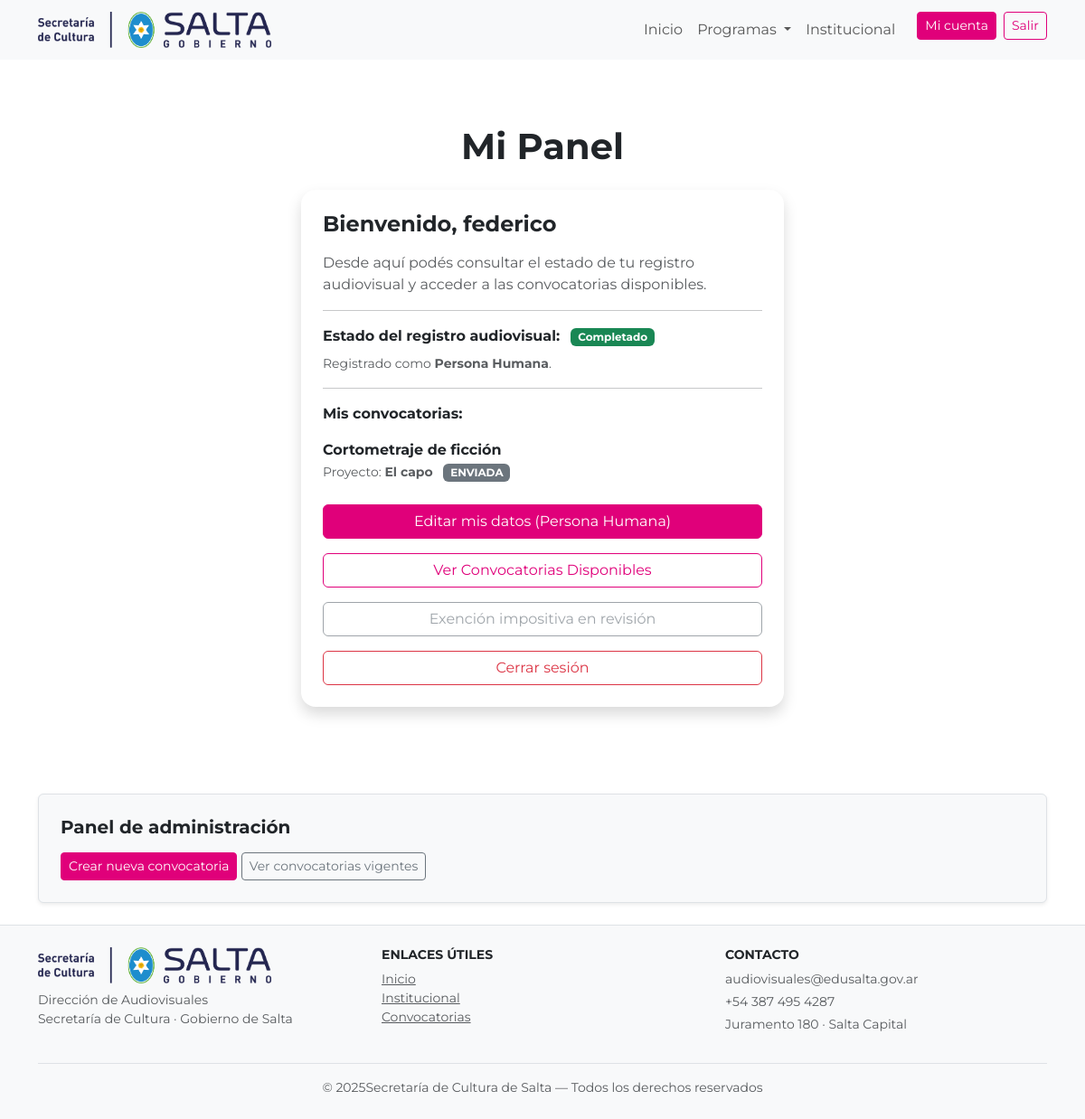
The app's page /usuarios/panel/ (signed in), older data.
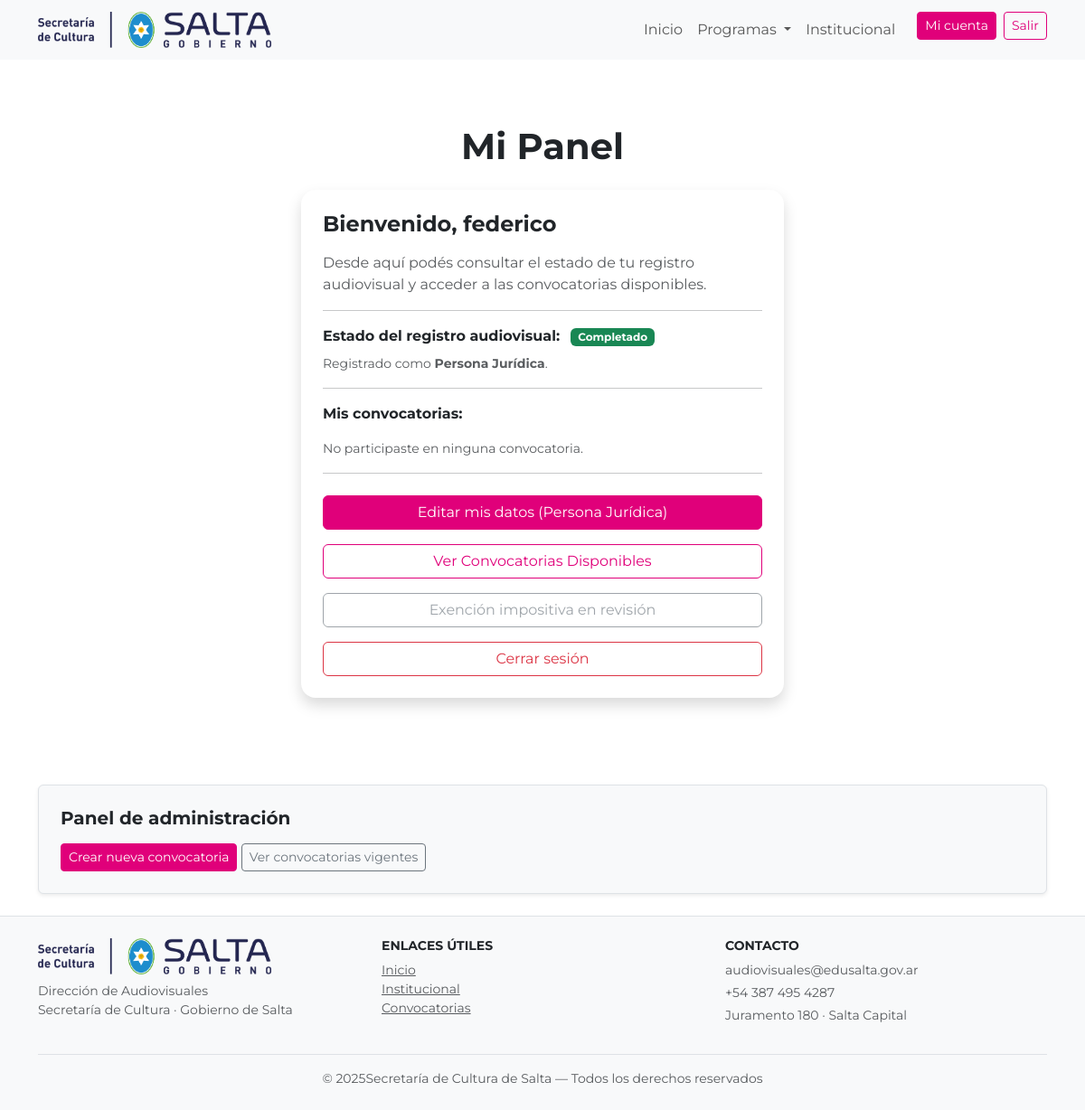
The same page, newer data.
### convocatorias/models.py (models this page shows, shortened)
class Postulacion(models.Model):
    user = models.ForeignKey(User, on_delete=models.CASCADE)
    convocatoria = models.ForeignKey(Convocatoria, on_delete=models.CASCADE)
    nombre_proyecto = models.CharField(max_length=255)
    TIPO_PROYECTO = [
        ("cine_corto", "Cortometraje"),
        ("cine_largo", "Largometraje"),
        ("serie", "Serie"),
        ("serie_web", "Serie Web"),
        ("animacion", "Animación"),
        ("videoclip", "Videoclip"),
        ("videojuego", "Videojuego"),
        ("transmedia", "Transmedia"),
        ("otro", "Otro"),
    ]
    tipo_proyecto = models.CharField(max_length=50, choices=TIPO_PROYECTO)
    GENERO = [
        ("ficcion", "Ficción"),
        ("documental", "Documental"),
        ("noficcion", "No ficción"),
        ("educativo", "Educativo"),
        ("otro", "Otro"),
    ]
    genero = models.CharField(max_length=50, choices=GENERO)
    declaracion_jurada = models.BooleanField(default=False)
    fecha_envio = models.DateTimeField(auto_now_add=True)
    ESTADOS = [
        ("enviado", "Enviado"),
        ("revision_admin", "En revisión administrativa"),
        ("observado", "Observado (requiere subsanación)"),
        ("admitido", "Admitido"),
        ("evaluacion_jurado", "En evaluación por jurado"),
        ("seleccionado", "Seleccionado"),
        ("no_seleccionado", "No seleccionado"),
        ("finalizado", "Finalizado"),
    ]
    estado = models.CharField(
        max_length=30,
        choices=ESTADOS,
        default="enviado"
    )
    class Meta:
        ordering = ["-fecha_envio"]
        verbose_name = "Postulación"
        verbose_name_plural = "Postulaciones"

class Convocatoria(models.Model):
    titulo = models.CharField(max_length=200)
    slug = models.SlugField(unique=True, blank=True)
    descripcion_corta = models.TextField(blank=True)
    descripcion_larga = models.TextField(blank=True)
    url_curso = models.URLField(
        "URL del curso asincrónico",
        blank=True,
        null=True,
        help_text="Solo completar si el curso es asincrónico."
    )
    categoria = models.CharField(max_length=20, choices=CATEGORIAS)
    tematica_genero = models.CharField(max_length=200, blank=True)
    linea = models.CharField(max_length=20, choices=LINEAS)
    requisitos = models.TextField(blank=True)
    beneficios = models.TextField(blank=True)
    bases_pdf = models.FileField(
        upload_to="convocatorias/bases/",
        blank=True,
        null=True
    )
    imagen = models.ImageField(
        upload_to="convocatorias/img/",
        blank=True,
        null=True
    )
    fecha_inicio = models.DateField()
    fecha_fin = models.DateField()
    bloque_personas = models.CharField(
        max_length=20,
        choices=BLOQUE_PERSONAS_TITULO,
        default="JURADO"
    )
    jurado1_nombre = models.CharField(max_length=200, blank=True)
    jurado1_foto = models.ImageField(upload_to="convocatorias/jurados/", blank=True, null=True)
    jurado1_bio = models.TextField(blank=True)
    jurado2_nombre = models.CharField(max_length=200, blank=True)
    jurado2_foto = models.ImageField(upload_to="convocatorias/jurados/", blank=True, null=True)
    jurado2_bio = models.TextField(blank=True)
    jurado3_nombre = models.CharField(max_length=200, blank=True)
    jurado3_foto = models.ImageField(upload_to="convocatorias/jurados/", blank=True, null=True)
    jurado3_bio = models.TextField(blank=True)
    orden = models.PositiveIntegerField(default=0)
    url_destino = models.CharField(max_length=300, blank=True)
    class Meta:
        ordering = ["orden", "-fecha_inicio"]

### usuarios/views.py (the view)
# urls.py: path("panel/", views.panel_usuario, name="panel_usuario"),
@login_required(login_url="/usuarios/login/")
def panel_usuario(request):
    user = request.user
    persona_humana = PersonaHumana.objects.filter(user=user).first()
    persona_juridica = PersonaJuridica.objects.filter(user=user).first()
    exencion = (
        Exencion.objects
        .filter(user=user)
        .order_by("-fecha_creacion")
        .first()
    )
    postulaciones = (
        Postulacion.objects
        .filter(user=user)
        .select_related("convocatoria")
        .order_by("-fecha_envio")
    )
    return render(
        request,
        "usuarios/panel.html",
        {
            "persona_humana": persona_humana,
            "persona_juridica": persona_juridica,
            "exencion": exencion,
            "postulaciones": postulaciones,
        },
    )

### usuarios/templates/usuarios/panel.html (shortened to what this page needs)
{% extends "sitio_publico/base.html" %}
{% load static %}
{% block content %}
<div class="container py-5">
    <h1 class="fw-bold mb-4 text-center">Mi Panel</h1>
    <div class="row justify-content-center">
        <div class="col-lg-6 col-md-8">
            <div class="p-4 shadow"
                 style="border-radius: 16px; background: #fff;">
                <h4 class="fw-bold mb-3">
                    Bienvenido, {{ user.username }}
                </h4>
                <p class="text-muted">
                    Desde aquí podés consultar el estado de tu registro audiovisual
                    y acceder a las convocatorias disponibles.
                </p>
                <hr>
                {% if persona_humana or persona_juridica %}
                    <p class="mb-2">
                        <strong>Estado del registro audiovisual:</strong>
                        <span class="badge bg-success ms-2">Completado</span>
                    </p>
                    {% if persona_humana %}
                        <p class="text-muted small mb-1">
                            Registrado como <strong>Persona Humana</strong>.
                        </p>
                    {% endif %}
                    {% if persona_juridica %}
                        <p class="text-muted small mb-1">
                            Registrado como <strong>Persona Jurídica</strong>.
                        </p>
                    {% endif %}
                {% endif %}
                <hr>
                    <p class="mb-3"><strong>Mis convocatorias:</strong></p>
{% if postulaciones %}
    {% for p in postulaciones %}
        <p class="mb-2">
            <strong>{{ p.convocatoria.titulo }}</strong><br>
            <span class="text-muted small">
                Proyecto: <strong>{{ p.nombre_proyecto }}</strong>
            </span>
            <span class="badge ms-2
                {% if p.estado == 'enviado' %}
                    bg-secondary
                {% elif p.estado == 'revision_admin' %}
                    bg-info
                {% elif p.estado == 'observado' %}
                    bg-warning text-dark
                {% elif p.estado == 'admitido' %}
                    bg-primary
                {% elif p.estado == 'evaluacion_jurado' %}
                    bg-primary
                {% elif p.estado == 'seleccionado' %}
                    bg-success
                {% elif p.estado == 'no_seleccionado' %}
                    bg-danger
                {% elif p.estado == 'finalizado' %}
                    bg-success
                {% else %}
                    bg-secondary
                {% endif %}
            ">
                {{ p.get_estado_display }}
            </span>
        </p>
    {% endfor %}
{% else %}
    <p class="text-muted small">
        No participaste en ninguna convocatoria.
    </p>
    <hr>
{% endif %}
                <div class="d-grid gap-3 mt-4">
                    {% if persona_humana %}
                        <a href="{% url 'registro_audiovisual:editar_persona_humana' %}"
                           class="btn btn-primary">
                            Editar mis datos (Persona Humana)
                        </a>
                    {% endif %}
                    {% if persona_juridica %}
                        <a href="{% url 'registro_audiovisual:editar_persona_juridica' %}"
                           class="btn btn-primary">
                            Editar mis datos (Persona Jurídica)
                        </a>
                    {% endif %}
                    <a href="{% url 'convocatorias:convocatorias_home' %}"
                       class="btn btn-outline-primary">
                        Ver Convocatorias Disponibles
                    </a>
                    {% if exencion %}
                        {% if exencion.certificado_pdf %}
                            <a href="{{ exencion.certificado_pdf.url }}"
                               class="btn btn-success"
                               download>
                                Descargar constancia de exención impositiva
                            </a>
                        {% else %}
                            <button class="btn btn-outline-secondary" disabled>
                                Exención impositiva en revisión
                            </button>
                        {% endif %}
                    {% endif %}
                    <a href="{% url 'usuarios:logout' %}"
                       class="btn btn-outline-danger">
                        Cerrar sesión
                    </a>
                </div>
            </div>
        </div>
    </div>
</div>
{% endblock %}

### sitio_publico/templates/sitio_publico/base.html (shortened to what this page needs)
<!DOCTYPE html>
<html lang="es">
  <head>
    {% load static %}
    <link
      href="https://cdn.jsdelivr.net/npm/bootstrap@5.3.2/dist/css/bootstrap.min.css"
      rel="stylesheet"
    />
    <link
      rel="stylesheet"
      href="https://cdn.jsdelivr.net/npm/bootstrap-icons@1.11.1/font/bootstrap-icons.css"
    />
    <link rel="stylesheet" href="{% static 'sitio_publico/css/bootstrap_personalizado.css' %}" />
    <link rel="stylesheet" href="{% static 'sitio_publico/css/main.css' %}" />
    <link rel="stylesheet" href="{% static 'sitio_publico/css/ui.css' %}" />
  </head>
  <body>
    <nav class="navbar navbar-expand-lg navbar-light bg-light">
      <div class="container">
        <a class="navbar-brand d-flex align-items-center" href="{% url 'inicio' %}">
          <img
            src="{% static 'sitio_publico/img/SEC DE CULTURA - AZUL.png' %}"
            alt="Secretaría de Cultura, Gobierno de Salta"
            style="height: 40px"
          />
        </a>
        <div class="collapse navbar-collapse" id="navbarToggler">
          <ul class="navbar-nav ms-auto mb-2 mb-lg-0">
            <li class="nav-item">
              <a class="nav-link" href="{% url 'inicio' %}">Inicio</a>
            </li>
            <li class="nav-item dropdown">
              <a
                class="nav-link dropdown-toggle"
                href="#"
                role="button"
                data-bs-toggle="dropdown"
                aria-expanded="false"
              >
                Programas
              </a>
            </li>
            <li class="nav-item">
              <a class="nav-link" href="{% url 'sitio_publico:institucional' %}">
                Institucional
              </a>
            </li>
            {% if user.is_authenticated %}
              <li class="nav-item ms-3">
                <a class="btn btn-primary btn-sm" href="{% url 'usuarios:panel_usuario' %}">
                  Mi cuenta
                </a>
              </li>
              <li class="nav-item ms-2">
                <a class="btn btn-outline-primary btn-sm" href="{% url 'usuarios:logout' %}">
                  Salir
                </a>
              </li>
            {% else %}
              <li class="nav-item ms-3">
                <a class="btn btn-outline-primary btn-sm" href="{% url 'usuarios:login' %}">
                  Mi cuenta
                </a>
              </li>
            {% endif %}
          </ul>
        </div>
      </div>
    </nav>
    {% block layout %}
      <div class="container py-4">
        {% block content %}{% endblock %}
      </div>
    {% endblock %}
    {% if user.is_staff %}
      <div class="container my-4">
        <div class="p-4 border rounded bg-light shadow-sm">
          <h5 class="fw-bold mb-3">Panel de administración</h5>
          <a href="{% url 'convocatorias:crear_convocatoria' %}" class="btn btn-primary btn-sm">
            Crear nueva convocatoria
          </a>
          <a href="{% url 'convocatorias:convocatorias_home' %}" class="btn btn-outline-secondary btn-sm">
            Ver convocatorias vigentes
          </a>
        </div>
      </div>
    {% endif %}
    <footer class="footer mt-auto py-4 bg-light border-top">
      <div class="container">
        <div class="row">
          <div class="col-md-4 mb-3">
            <img src="{% static 'sitio_publico/img/SEC DE CULTURA - AZUL.png' %}" style="height: 40px" />
            <p class="small text-muted mt-2">
              Dirección de Audiovisuales<br />
              Secretaría de Cultura · Gobierno de Salta
            </p>
          </div>
          <div class="col-md-4 mb-3">
            <h6 class="text-uppercase fw-bold small">Enlaces útiles</h6>
            <ul class="list-unstyled small">
              <li><a href="{% url 'inicio' %}" class="text-muted">Inicio</a></li>
              <li><a href="{% url 'sitio_publico:institucional' %}" class="text-muted">Institucional</a></li>
              <li><a href="{% url 'convocatorias:convocatorias_home' %}" class="text-muted">Convocatorias</a></li>
            </ul>
          </div>
          <div class="col-md-4 mb-3">
            <h6 class="text-uppercase fw-bold small">Contacto</h6>
            <p class="small text-muted mb-1">audiovisuales@edusalta.gov.ar</p>
            <p class="small text-muted mb-1">+54 387 495 4287</p>
            <p class="small text-muted">Juramento 180 · Salta Capital</p>
          </div>
        </div>
        <div class="text-center pt-3 border-top small text-muted">
          © {% now "Y" %}Secretaría de Cultura de Salta — Todos los derechos reservados
        </div>
      </div>
    </footer>
  </body>
</html>

### sitio_publico/static/sitio_publico/css/main.css (style rules this page uses)
html, body { font-family: 'Montserrat', sans-serif; }

Row changes from the older to the newer data that the page shows:
removed Postulacion: convocatoria.titulo "Cortometraje de ficción", nombre_proyecto "El capo", estado "ENVIADA"
Text that changed along with them:
text no longer shown: "Persona Humana Editar mis datos (Persona Humana)"
text now shown: "Persona Jurídica No participaste en ninguna convocatoria. Editar mis datos (Persona Jurídica)"
